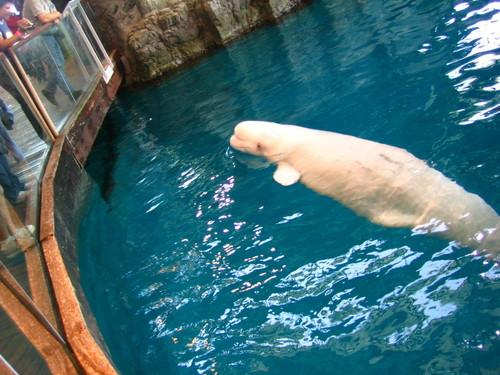
#> input picture images/ADE_train_00001493.jpg, 500 x 375 px
$ jupyter execute threshold_based_segmentation.ipynb
#> lines starting #> are read from the running program, lines starting #| are printed output that depends on the picture; after the words box and inside, x2 and y2 are one past the last pixel; in counts of white or black regions, pixels touching at a corner belong together; long printed decimals are rounded
[cell 1]
input_img_path = "images/ADE_train_00001493.jpg"

import cv2
from matplotlib import pyplot as plt

# Load the input image
img = cv2.imread(input_img_path)
#> img is the input picture: shape (375, 500, 3); mean B, G, R 115, 108.3, 67.5

# Convert the image to grayscale
gray = cv2.cvtColor(img, cv2.COLOR_BGR2GRAY)
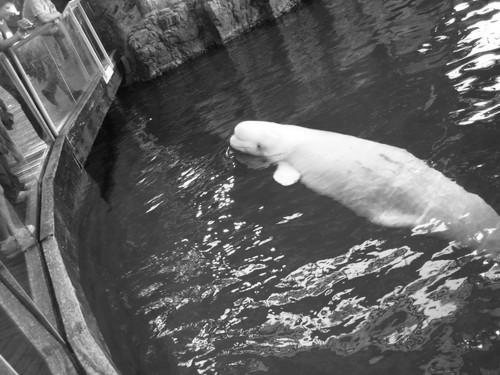
#> gray: shape (375, 500); min 4, max 255, mean 96.9

# Apply a threshold to the image to create a binary image
threshold, thresholded_img = cv2.threshold(gray, 128, 255, cv2.THRESH_BINARY)
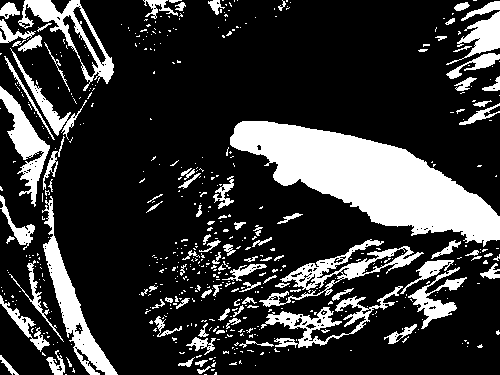
#> thresholded_img: shape (375, 500); 21.4% white; 549 white regions (452 under 20 px), largest, box (x1, y1, x2, y2) and area: (230, 121, 500, 247) 15362, (42, 196, 118, 375) 2876, (259, 239, 424, 307) 2303

# Save the ground truth image to a file
#cv2.imwrite("images/thresholded_img.png", thresholded_img)

# Display the original and thresholded images
plt.figure(figsize=(12, 4))
plt.subplot(1, 2, 1)
plt.imshow(img, cmap="gray")
plt.title("Original Image")
plt.subplot(1, 2, 2)
plt.imshow(thresholded_img, cmap="gray")
plt.title("Thresholded Image")
plt.show()
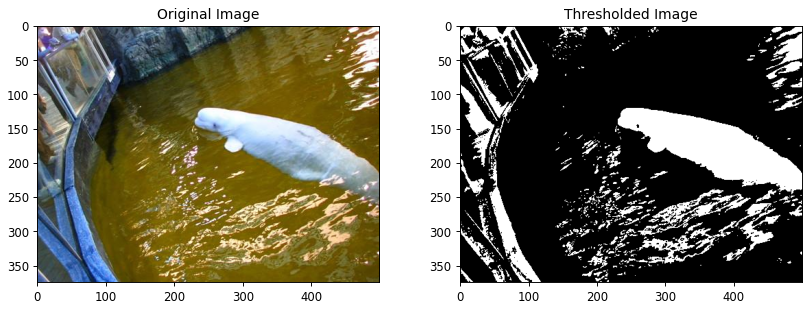
#> figure drawn by matplotlib, 2 panels; B, G, R data is drawn as R, G, B

[cell 2]
# generate ground truth image
import cv2
import numpy as np
# Load the input image
img_for_size = cv2.imread("images/ADE_train_00001493.jpg")

img = cv2.imread("images/ground_truth.png")
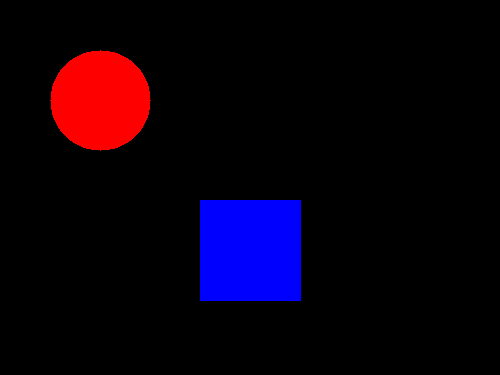
#> input picture images/ground_truth.png, 500 x 375 px
#> img is the input picture: shape (375, 500, 3); mean B, G, R 13.9, 0, 10.7

# Create an empty image with the same dimensions as the input image
ground_truth_img = np.zeros_like(img_for_size)
ground_truth_img.shape
# Draw a red circle on the ground truth image to represent a foreground object
cv2.circle(ground_truth_img, (100, 100), 50, (0, 0, 255), -1)
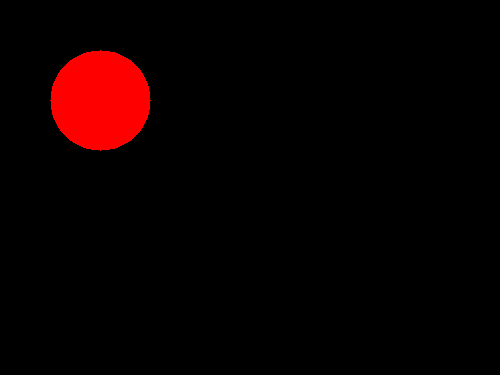
#> ground_truth_img: shape (375, 500, 3); mean of channels 0, 1, 2 0, 0, 10.7; drawn as B, G, R

# Draw a blue rectangle on the ground truth image to represent a background object
cv2.rectangle(ground_truth_img, (200, 200), (300, 300), (255, 0, 0), -1)

# Save the ground truth image to a file
cv2.imwrite("images/ground_truth.png", ground_truth_img)

# Display the input image and the ground truth image
plt.figure(figsize=(12, 4))
plt.imshow(ground_truth_img, cmap="gray")
plt.title("Ground Truth Image")
plt.show()

[cell 3]
# perform threshold-based segmentation
import cv2

# Load the input image
img = ground_truth_img

# Convert the image to grayscale
gray = cv2.cvtColor(img, cv2.COLOR_BGR2GRAY)
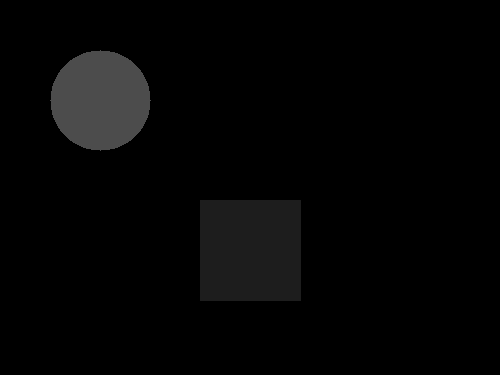
#> gray: shape (375, 500); min 0, max 76, mean 4.8

# Define the threshold value
threshold = 1

# Apply a threshold to the image to create a binary image
thresholded_img = cv2.threshold(gray, threshold, 255, cv2.THRESH_BINARY)[1]
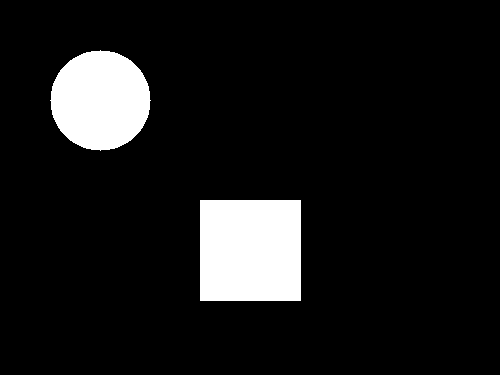
#> thresholded_img: shape (375, 500); 9.6% white; 2 white regions, box (x1, y1, x2, y2) and area: (200, 200, 301, 301) 10201, (50, 50, 151, 151) 7845

# Display the original and thresholded images
plt.figure(figsize=(12, 4))
plt.subplot(1, 2, 1)
plt.imshow(img)
plt.title("Original Image")
plt.subplot(1, 2, 2)
plt.imshow(thresholded_img, cmap="gray")
plt.title("Thresholded Image")
plt.show()
#> figure, not shown here; B, G, R data is drawn as R, G, B

# METHOD
The thresholding method used in the example code is cv2.THRESH_BINARY.

This method creates a binary image where the pixels with a value greater than or equal to the threshold are set to a maximum value (in this case, 255) and the pixels with a value less than the threshold are set to a minimum value (in this case, 0).

src is the source image which should be thresholded, thresh is the threshold value, maxval is the value to be given if pixel value is more than (sometimes less than) the threshold value, and type is the type of thresholding which is used.

In this example, the cv2.THRESH_BINARY thresholding method is used to create a binary image where pixels with a value greater than or equal to the threshold (1) are set to 255 (white) and pixels with a value less than the threshold are set to 0 (black).

[cell 4]
# True Positives (TP) = Pixels correctly classified as foreground
TP = np.sum(np.logical_and(thresholded_img == 255, ground_truth_img[:,:,0] == 255))
#> TP = 10201

# True Negatives (TN) = Pixels correctly classified as background
TN = np.sum(np.logical_and(thresholded_img == 0, ground_truth_img[:,:,0] == 0))
#> TN = 169454

# False Positives (FP) = Pixels incorrectly classified as foreground
FP = np.sum(np.logical_and(thresholded_img == 255, ground_truth_img[:,:,0] == 0))
#> FP = 7845

# False Negatives (FN) = Pixels incorrectly classified as background
FN = np.sum(np.logical_and(thresholded_img == 0, ground_truth_img[:,:,0] == 255))
#> FN = 0

# Accuracy = (TP + TN) / (TP + TN + FP + FN)
accuracy = (TP + TN) / (TP + TN + FP + FN)
#> accuracy = 0.958

# Precision = TP / (TP + FP)
precision = TP / (TP + FP)
#> precision = 0.565

# Recall = TP / (TP + FN)
recall = TP / (TP + FN)
#> recall = 1

# F1 Score = 2 * (precision * recall) / (precision + recall)
f1_score = 2 * (precision * recall) / (precision + recall)
#> f1_score = 0.722

# Print the results
print("Accuracy: ", accuracy)
#| Accuracy:  0.9582
print("Precision: ", precision)
#| Precision:  0.5653
print("Recall: ", recall)
#| Recall:  1.0
print("F1 Score: ", f1_score)
#| F1 Score:  0.7223
